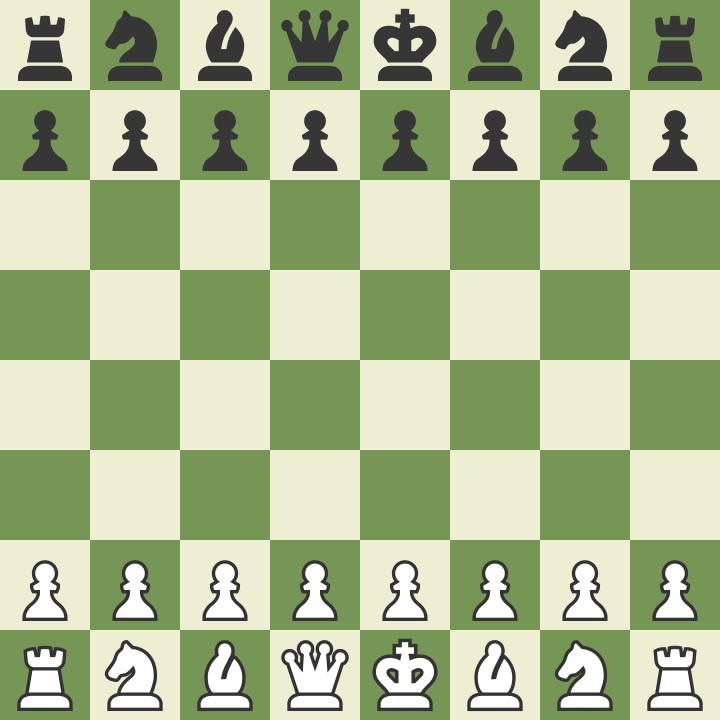
#> input picture images/2.jpg, 720 x 720 px
$ python try.py
#> lines starting #> are read from the running program, lines starting #| are printed output that depends on the picture; after the words box and inside, x2 and y2 are one past the last pixel; in counts of white or black regions, pixels touching at a corner belong together
import cv2
import numpy as np

# Load the image
image = cv2.imread('images/2.jpg')
#> image is the input picture: shape (720, 720, 3); mean B, G, R 144.8, 184.8, 170.9

# Convert the image to grayscale
gray = cv2.cvtColor(image, cv2.COLOR_BGR2GRAY)
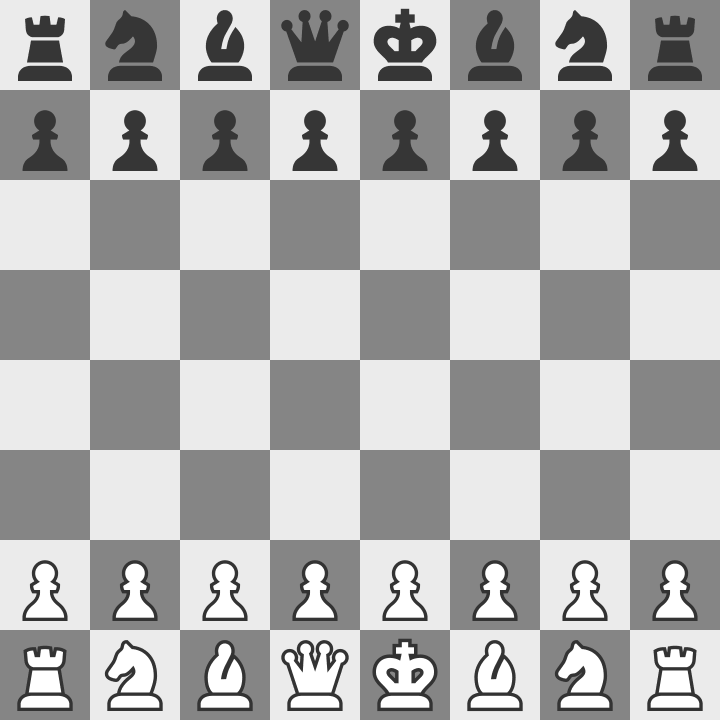
#> gray: shape (720, 720); min 51, max 255, mean 176.1

# Detect edges using Canny edge detection
edges = cv2.Canny(gray, 50, 150, apertureSize=3)
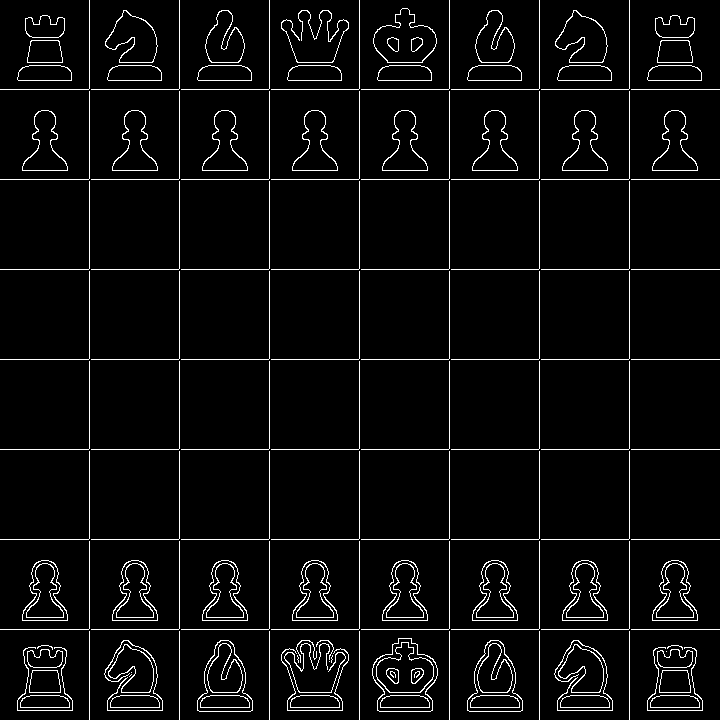
#> edges: shape (720, 720); 4.6% white in thin lines or dots

# Find contours in the edge-detected image
contours, _ = cv2.findContours(edges, cv2.RETR_EXTERNAL, cv2.CHAIN_APPROX_SIMPLE)
#> contours = 127 contours, 73 with area under 20; largest, box (x1, y1, x2, y2) and area: (372, 638, 438, 712) 3501, (197, 640, 253, 712) 2616, (467, 640, 523, 712) 2614, (373, 8, 437, 63) 2205, (652, 560, 698, 621) 1746

# Filter out contours based on their area to detect the chessboard
for contour in contours:
    area = cv2.contourArea(contour)
    if area > 50000:  # Adjust the threshold based on your image
        peri = cv2.arcLength(contour, True)
        approx = cv2.approxPolyDP(contour, 0.02 * peri, True)
        if len(approx) == 4:  # If the contour has 4 corners
            cv2.drawContours(image, [approx], 0, (0, 255, 0), 5)  # Outline the chessboard

            # Draw a grid over the chessboard
            rows, cols = 8, 8
            for i in range(rows + 1):
                cv2.line(image, tuple(approx[0][0]), tuple(approx[0][0] + [0, i * (approx[1][0][1] - approx[0][0][1]) // rows]), (0, 0, 255), 2)
            for i in range(cols + 1):
                cv2.line(image, tuple(approx[0][0]), tuple(approx[0][0] + [i * (approx[3][0][0] - approx[0][0][0]) // cols, 0]), (0, 0, 255), 2)
#> this loop made 127 passes
#> area on passes 1, 2, 3, 4, 5, 8, 9, 14, 15, 16, 17, 18: 541, 541, 542, 541, 541, 631, 631, 490, 490, 30, 25, 25

# Display the result
cv2.imshow('Chessboard Detection', image)
cv2.waitKey(0)
cv2.destroyAllWindows()

$ run again, with images/11.jpg copied over images/2.jpg
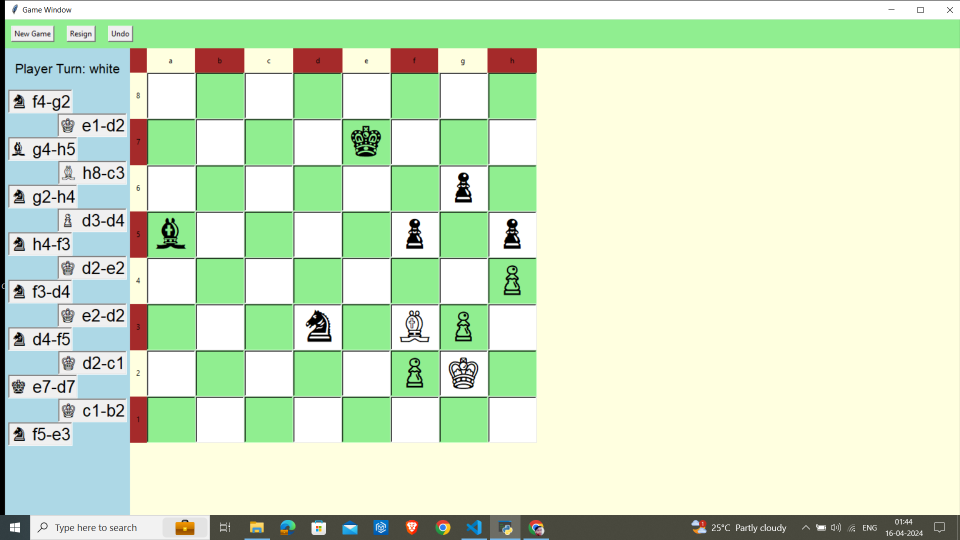
#> input picture images/11.jpg, 1920 x 1080 px (shown at 1/2 size)
#> image is the input picture: shape (1080, 1920, 3); mean B, G, R 200.4, 230.8, 213
#> `gray = cv2.cvtColor(image, cv2.COLOR_BGR2GRAY)`:
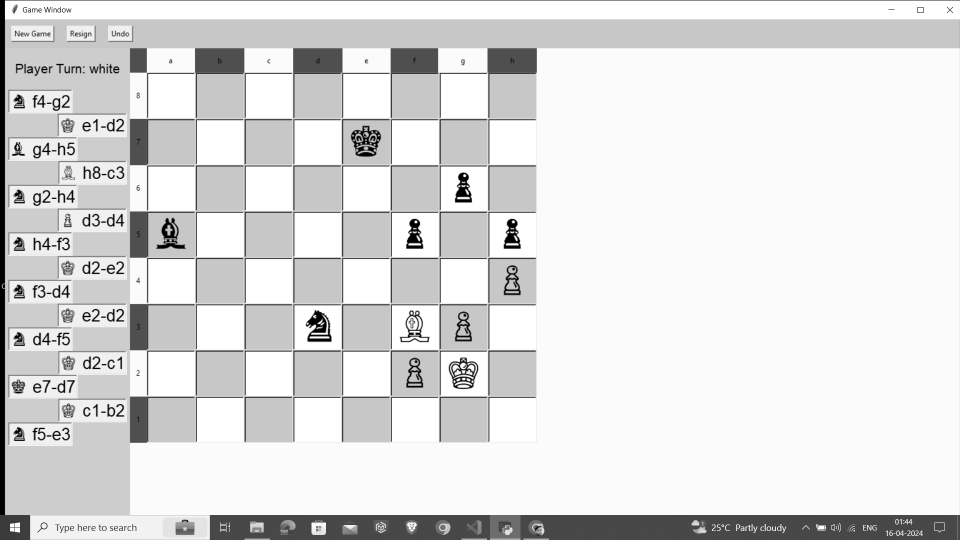
#> gray: shape (1080, 1920) (shown at 1/2 size); min 0, max 255, mean 221.8
#> `edges = cv2.Canny(gray, 50, 150, apertureSize=3)`:
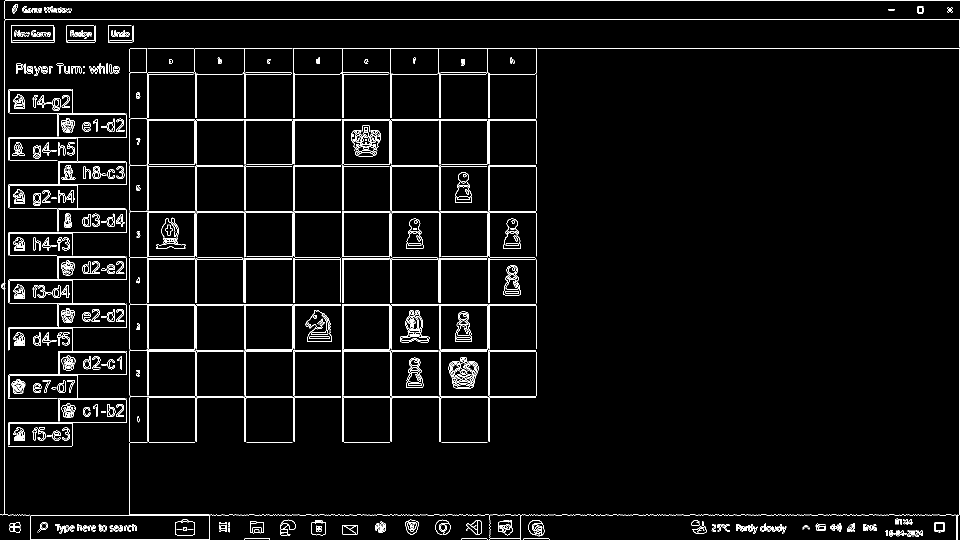
#> edges: shape (1080, 1920) (shown at 1/2 size); 3.5% white in thin lines or dots
#> contours = 471 contours, 247 with area under 20; largest, box (x1, y1, x2, y2) and area: (259, 145, 390, 607) 7230, (259, 96, 1920, 1080) 6438, (974, 96, 1074, 236) 5308, (389, 96, 489, 236) 5308, (586, 96, 778, 236) 5268
#> the loop `for contour in contours:` made 471 passes
#> area on passes 12 to 14: 22, 22, 46
